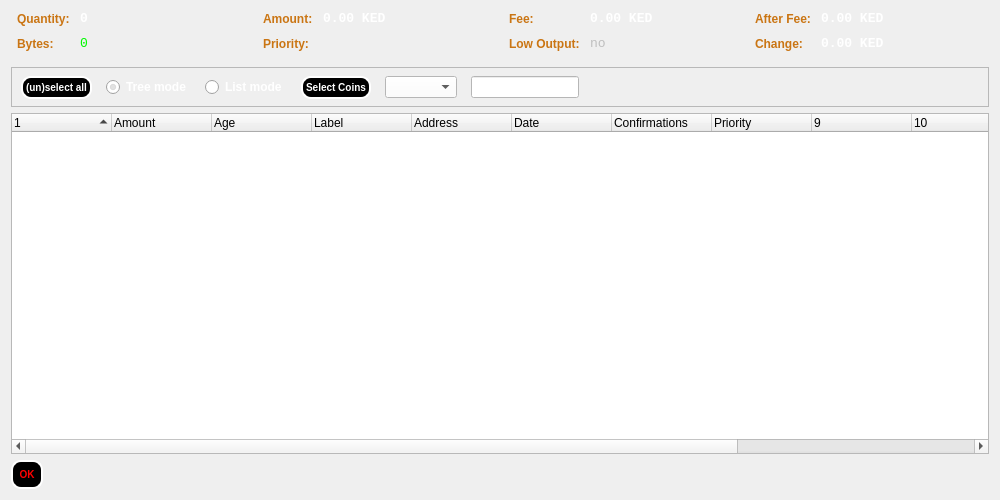
<?xml version="1.0" encoding="UTF-8"?>
<ui version="4.0">
 <class>CoinControlDialog</class>
 <widget class="QDialog" name="CoinControlDialog">
  <property name="geometry">
   <rect>
    <x>0</x>
    <y>0</y>
    <width>1000</width>
    <height>500</height>
   </rect>
  </property>
  <property name="cursor">
   <cursorShape>ArrowCursor</cursorShape>
  </property>
  <property name="windowTitle">
   <string>Coin Control</string>
  </property>
  <property name="styleSheet">
   <string notr="true">QDialog { background : #000000; color: orange; border-radius:10px; };</string>
  </property>
  <layout class="QVBoxLayout" name="verticalLayout">
   <item>
    <layout class="QHBoxLayout" name="horizontalLayoutTop" stretch="0,0,0,0">
     <property name="topMargin">
      <number>0</number>
     </property>
     <property name="bottomMargin">
      <number>10</number>
     </property>
     <item>
      <layout class="QFormLayout" name="formLayoutCoinControl1">
       <property name="horizontalSpacing">
        <number>10</number>
       </property>
       <property name="verticalSpacing">
        <number>10</number>
       </property>
       <property name="leftMargin">
        <number>6</number>
       </property>
       <property name="rightMargin">
        <number>6</number>
       </property>
       <item row="0" column="0">
        <widget class="QLabel" name="labelCoinControlQuantityText">
         <property name="styleSheet">
          <string notr="true">QLabel {color:rgb(202, 117, 19); font-weight:bold;}</string>
         </property>
         <property name="text">
          <string>Quantity:</string>
         </property>
        </widget>
       </item>
       <item row="0" column="1">
        <widget class="QLabel" name="labelCoinControlQuantity">
         <property name="styleSheet">
          <string notr="true">QLabel {color:rgb(255, 255, 255); font-weight:bold;}</string>
         </property>
         <property name="font">
          <font>
           <family>Monospace</family>
           <pointsize>10</pointsize>
          </font>
         </property>
         <property name="cursor">
          <cursorShape>IBeamCursor</cursorShape>
         </property>
         <property name="contextMenuPolicy">
          <enum>Qt::ActionsContextMenu</enum>
         </property>
         <property name="text">
          <string>0</string>
         </property>
         <property name="textInteractionFlags">
          <set>Qt::LinksAccessibleByMouse|Qt::TextSelectableByKeyboard|Qt::TextSelectableByMouse</set>
         </property>
        </widget>
       </item>
       <item row="1" column="0">
        <widget class="QLabel" name="labelCoinControlBytesText">
         <property name="styleSheet">
          <string notr="true">QLabel {color:rgb(202, 117, 19); font-weight:bold;}</string>
         </property>
         <property name="text">
          <string>Bytes:</string>
         </property>
        </widget>
       </item>
       <item row="1" column="1">
        <widget class="QLabel" name="labelCoinControlBytes">
         <property name="palette">
          <palette>
           <active>
            <colorrole role="WindowText">
             <brush brushstyle="SolidPattern">
              <color alpha="255">
               <red>0</red>
               <green>250</green>
               <blue>0</blue>
              </color>
             </brush>
            </colorrole>
           </active>
           <inactive>
            <colorrole role="WindowText">
             <brush brushstyle="SolidPattern">
              <color alpha="255">
               <red>0</red>
               <green>250</green>
               <blue>0</blue>
              </color>
             </brush>
            </colorrole>
           </inactive>
          </palette> 
         </property>
         <property name="font">
          <font>
           <family>Monospace</family>
           <pointsize>10</pointsize>
          </font>
         </property>
         <property name="cursor">
          <cursorShape>IBeamCursor</cursorShape>
         </property>
         <property name="contextMenuPolicy">
          <enum>Qt::ActionsContextMenu</enum>
         </property>
         <property name="text">
          <string>0</string>
         </property>
         <property name="textInteractionFlags">
          <set>Qt::LinksAccessibleByMouse|Qt::TextSelectableByKeyboard|Qt::TextSelectableByMouse</set>
         </property>
        </widget>
       </item>
      </layout>
     </item>
     <item>
      <layout class="QFormLayout" name="formLayoutCoinControl2">
       <property name="horizontalSpacing">
        <number>10</number>
       </property>
       <property name="verticalSpacing">
        <number>10</number>
       </property>
       <property name="leftMargin">
        <number>6</number>
       </property>
       <property name="rightMargin">
        <number>6</number>
       </property>
       <item row="0" column="0">
        <widget class="QLabel" name="labelCoinControlAmountText">
         <property name="styleSheet">
          <string notr="true">QLabel {color:rgb(202, 117, 19); font-weight:bold;}</string>
         </property>
         <property name="text">
          <string>Amount:</string>
         </property>
        </widget>
       </item>
       <item row="0" column="1">
        <widget class="QLabel" name="labelCoinControlAmount">
         <property name="styleSheet">
          <string notr="true">QLabel {color:rgb(255, 255, 255);}</string>
         </property>
         <property name="font">
          <font>
           <family>Monospace</family>
           <pointsize>10</pointsize>
           <bold>true</bold>
          </font>
         </property>
         <property name="cursor">
          <cursorShape>IBeamCursor</cursorShape>
         </property>
         <property name="contextMenuPolicy">
          <enum>Qt::ActionsContextMenu</enum>
         </property>
         <property name="text">
          <string>0.00 KED</string>
         </property>
         <property name="textInteractionFlags">
          <set>Qt::LinksAccessibleByMouse|Qt::TextSelectableByKeyboard|Qt::TextSelectableByMouse</set>
         </property>
        </widget>
       </item>
       <item row="1" column="0">
        <widget class="QLabel" name="labelCoinControlPriorityText">
         <property name="styleSheet">
          <string notr="true">QLabel {color:rgb(202, 117, 19); font-weight:bold;}</string>
         </property>
         <property name="text">
          <string>Priority:</string>
         </property>
        </widget>
       </item>
       <item row="1" column="1">
        <widget class="QLabel" name="labelCoinControlPriority">
         <property name="palette">
          <palette>
           <active>
            <colorrole role="WindowText">
             <brush brushstyle="SolidPattern">
              <color alpha="255">
               <red>250</red>
               <green>250</green>
               <blue>250</blue>
              </color>
             </brush>
            </colorrole>
           </active>
           <inactive>
            <colorrole role="WindowText">
             <brush brushstyle="SolidPattern">
              <color alpha="255">
               <red>250</red>
               <green>250</green>
               <blue>250</blue>
              </color>
             </brush>
            </colorrole>
           </inactive>
          </palette> 
         </property>
         <property name="font">
          <font>
           <family>Monospace</family>
           <pointsize>10</pointsize>
          </font>
         </property>
         <property name="cursor">
          <cursorShape>IBeamCursor</cursorShape>
         </property>
         <property name="contextMenuPolicy">
          <enum>Qt::ActionsContextMenu</enum>
         </property>
         <property name="text">
          <string/>
         </property>
         <property name="textInteractionFlags">
          <set>Qt::LinksAccessibleByMouse|Qt::TextSelectableByKeyboard|Qt::TextSelectableByMouse</set>
         </property>
        </widget>
       </item>
      </layout>
     </item>
     <item>
      <layout class="QFormLayout" name="formLayoutCoinControl3">
       <property name="horizontalSpacing">
        <number>10</number>
       </property>
       <property name="verticalSpacing">
        <number>10</number>
       </property>
       <property name="leftMargin">
        <number>6</number>
       </property>
       <property name="rightMargin">
        <number>6</number>
       </property>
       <item row="0" column="0">
        <widget class="QLabel" name="labelCoinControlFeeText">
         <property name="styleSheet">
          <string notr="true">QLabel {color:rgb(202, 117, 19); font-weight:bold;}</string>
         </property>
         <property name="text">
          <string>Fee:</string>
         </property>
        </widget>
       </item>
       <item row="0" column="1">
        <widget class="QLabel" name="labelCoinControlFee">
         <property name="styleSheet">
          <string notr="true">QLabel {color:rgb(255, 255, 255); font-weight:bold;}</string>
         </property>
         <property name="font">
          <font>
           <family>Monospace</family>
           <pointsize>10</pointsize>
          </font>
         </property>
         <property name="cursor">
          <cursorShape>IBeamCursor</cursorShape>
         </property>
         <property name="contextMenuPolicy">
          <enum>Qt::ActionsContextMenu</enum>
         </property>
         <property name="text">
          <string>0.00 KED</string>
         </property>
         <property name="textInteractionFlags">
          <set>Qt::LinksAccessibleByMouse|Qt::TextSelectableByKeyboard|Qt::TextSelectableByMouse</set>
         </property>
        </widget>
       </item>
       <item row="1" column="0">
        <widget class="QLabel" name="labelCoinControlLowOutputText">
         <property name="enabled">
          <bool>false</bool>
         </property>
         <property name="styleSheet">
          <string notr="true">QLabel {color:rgb(202, 117, 19); font-weight:bold;}</string>
         </property>
         <property name="text">
          <string>Low Output:</string>
         </property>
        </widget>
       </item>
       <item row="1" column="1">
        <widget class="QLabel" name="labelCoinControlLowOutput">
         <property name="enabled">
          <bool>false</bool>
         </property>
         <property name="font">
          <font>
           <family>Monospace</family>
           <pointsize>10</pointsize>
          </font>
         </property>
         <property name="cursor">
          <cursorShape>IBeamCursor</cursorShape>
         </property>
         <property name="contextMenuPolicy">
          <enum>Qt::ActionsContextMenu</enum>
         </property>
         <property name="text">
          <string>no</string>
         </property>
         <property name="textInteractionFlags">
          <set>Qt::LinksAccessibleByMouse|Qt::TextSelectableByKeyboard|Qt::TextSelectableByMouse</set>
         </property>
        </widget>
       </item>
      </layout>
     </item>
     <item>
      <layout class="QFormLayout" name="formLayoutCoinControl4">
       <property name="horizontalSpacing">
        <number>10</number>
       </property>
       <property name="verticalSpacing">
        <number>10</number>
       </property>
       <property name="leftMargin">
        <number>6</number>
       </property>
       <property name="rightMargin">
        <number>6</number>
       </property>
       <item row="0" column="0">
        <widget class="QLabel" name="labelCoinControlAfterFeeText">
         <property name="styleSheet">
          <string notr="true">QLabel {color:rgb(202, 117, 19); font-weight:bold;}</string>
         </property>
         <property name="text">
          <string>After Fee:</string>
         </property>
        </widget>
       </item>
       <item row="0" column="1">
        <widget class="QLabel" name="labelCoinControlAfterFee">
         <property name="styleSheet">
          <string notr="true">QLabel {color:rgb(255, 255, 255); font-weight:bold;}</string>
         </property>
         <property name="font">
          <font>
           <family>Monospace</family>
           <pointsize>10</pointsize>
          </font>
         </property>
         <property name="cursor">
          <cursorShape>IBeamCursor</cursorShape>
         </property>
         <property name="contextMenuPolicy">
          <enum>Qt::ActionsContextMenu</enum>
         </property>
         <property name="text">
          <string>0.00 KED</string>
         </property>
         <property name="textInteractionFlags">
          <set>Qt::LinksAccessibleByMouse|Qt::TextSelectableByKeyboard|Qt::TextSelectableByMouse</set>
         </property>
        </widget>
       </item>
       <item row="1" column="0">
        <widget class="QLabel" name="labelCoinControlChangeText">
         <property name="enabled">
          <bool>false</bool>
         </property>
         <property name="styleSheet">
          <string notr="true">QLabel {color:rgb(202, 117, 19); font-weight:bold;}</string>
         </property>
         <property name="text">
          <string>Change:</string>
         </property>
        </widget>
       </item>
       <item row="1" column="1">
        <widget class="QLabel" name="labelCoinControlChange">
         <property name="styleSheet">
          <string notr="true">QLabel {color:rgb(255, 255, 255); font-weight:bold;}</string>
         </property>
         <property name="enabled">
          <bool>false</bool>
         </property>
         <property name="font">
          <font>
           <family>Monospace</family>
           <pointsize>10</pointsize>
          </font>
         </property>
         <property name="cursor">
          <cursorShape>IBeamCursor</cursorShape>
         </property>
         <property name="contextMenuPolicy">
          <enum>Qt::ActionsContextMenu</enum>
         </property>
         <property name="text">
          <string>0.00 KED</string>
         </property>
         <property name="textInteractionFlags">
          <set>Qt::LinksAccessibleByMouse|Qt::TextSelectableByKeyboard|Qt::TextSelectableByMouse</set>
         </property>
        </widget>
       </item>
      </layout>
     </item>
    </layout>
   </item>
   <item>
    <widget class="QFrame" name="frame">
     <property name="minimumSize">
      <size>
       <width>0</width>
       <height>40</height>
      </size>
     </property>
     <property name="frameShape">
      <enum>QFrame::StyledPanel</enum>
     </property>
     <property name="frameShadow">
      <enum>QFrame::Sunken</enum>
     </property>
     <widget class="QWidget" name="horizontalLayoutWidget">
      <property name="geometry">
       <rect>
        <x>10</x>
        <y>0</y>
        <width>781</width>
        <height>41</height>
       </rect>
      </property>
      <layout class="QHBoxLayout" name="horizontalLayoutPanel" stretch="0,0,0,0,0">
       <property name="spacing">
        <number>14</number>
       </property>
       <item>
        <widget class="QPushButton" name="pushButtonSelectAll">
         <property name="styleSheet">
          <string notr="true">QPushButton {padding: 3px;background : #000000 ;border-radius:10px; border-color: white; color: white; border-style: solid; border-width: 2px;font: bold 10px;min-width: 8em;}</string>
         </property>
         <property name="sizePolicy">
          <sizepolicy hsizetype="Maximum" vsizetype="Fixed">
           <horstretch>0</horstretch>
           <verstretch>0</verstretch>
          </sizepolicy>
         </property>
         <property name="text">
          <string>(un)select all</string>
         </property>
        </widget>
       </item>
       <item>
        <widget class="QRadioButton" name="radioTreeMode">
         <property name="sizePolicy">
          <sizepolicy hsizetype="Maximum" vsizetype="Fixed">
           <horstretch>0</horstretch>
           <verstretch>0</verstretch>
          </sizepolicy>
         </property>
         <property name="styleSheet">
          <string notr="true">QRadioButton {color: white; font-weight:bold;}</string>
         </property>
         <property name="text">
          <string>Tree mode</string>
         </property>
         <property name="checked">
          <bool>true</bool>
         </property>
        </widget>
       </item>
       <item>
        <widget class="QRadioButton" name="radioListMode">
         <property name="sizePolicy">
          <sizepolicy hsizetype="Maximum" vsizetype="Fixed">
           <horstretch>0</horstretch>
           <verstretch>0</verstretch>
          </sizepolicy>
         </property>
         <property name="styleSheet">
          <string notr="true">QRadioButton {color: white; font-weight:bold;}</string>
         </property>
         <property name="text">
          <string>List mode</string>
         </property>
        </widget>
       </item>
       <item>
        <widget class="QPushButton" name="pushButtonCustomCC">
         <property name="styleSheet">
          <string notr="true">QPushButton {padding: 3px; background : #000000; border-radius: 10px; border-color: white; color: white; border-style: solid; border-width: 2px; font: bold 10px; min-width: 8em;}</string>
         </property>
         <property name="text">
          <string>Select Coins</string>
         </property>
        </widget>
       </item>
       <item>
        <widget class="QComboBox" name="QComboBoxFilterCoins">
         <property name="styleSheet">
          <string notr="true">QComboBox { background : white }</string>
         </property>
        </widget>
       </item>
       <item>
        <widget class="QLineEdit" name="lineEditCustomCC">
         <property name="styleSheet">
          <string notr="true">QLineEdit { background : white }</string>
         </property>
         <property name="enabled">
          <bool>true</bool>
         </property>
         <property name="sizePolicy">
          <sizepolicy hsizetype="Fixed" vsizetype="Fixed">
           <horstretch>0</horstretch>
           <verstretch>0</verstretch>
          </sizepolicy>
         </property>
         <property name="baseSize">
          <size>
           <width>50</width>
           <height>0</height>
          </size>
         </property>
        </widget>
       </item>
       <item>
        <spacer name="horizontalSpacer">
         <property name="orientation">
          <enum>Qt::Horizontal</enum>
         </property>
         <property name="sizeHint" stdset="0">
          <size>
           <width>40</width>
           <height>20</height>
          </size>
         </property>
        </spacer>
       </item>
      </layout>
     </widget>
    </widget>
   </item>
   <item>
    <widget class="CoinControlTreeWidget" name="treeWidget">
     <property name="contextMenuPolicy">
      <enum>Qt::CustomContextMenu</enum>
     </property>
     <property name="sortingEnabled">
      <bool>false</bool>
     </property>
     <property name="columnCount">
      <number>13</number>
     </property>
     <attribute name="headerShowSortIndicator" stdset="0">
      <bool>true</bool>
     </attribute>
     <attribute name="headerStretchLastSection">
      <bool>false</bool>
     </attribute>
     <column>
      <property name="text">
       <string/>
      </property>
     </column>
     <column>
      <property name="text">
       <string>Amount</string>
      </property>
     </column>
     <column>
      <property name="text">
       <string>Age</string>
      </property>
     </column>
     <column>
      <property name="text">
       <string>Label</string>
      </property>
     </column>
     <column>
      <property name="text">
       <string>Address</string>
      </property>
     </column>
     <column>
      <property name="text">
       <string>Date</string>
      </property>
     </column>
     <column>
      <property name="text">
       <string>Confirmations</string>
      </property>
      <property name="toolTip">
       <string>Confirmed</string>
      </property>
     </column>
     <column>
      <property name="text">
       <string>Priority</string>
      </property>
     </column>
     <column>
      <property name="text">
       <string/>
      </property>
     </column>
     <column>
      <property name="text">
       <string/>
      </property>
     </column>
     <column>
      <property name="text">
       <string/>
      </property>
     </column>
     <column>
      <property name="text">
       <string/>
      </property>
     </column>
     <column>
      <property name="text">
       <string/>
      </property>
     </column>
    </widget>
   </item>
   <item>
    <widget class="QDialogButtonBox" name="buttonBox">
     <property name="styleSheet">
      <string notr="true">QPushButton { background: black; border-radius: 10px; border-color: white; color: red;  border-style: solid; border-width: 2px; font: bold 10px; min-width: 5em; padding: 6px;}</string>
     </property>
     <property name="sizePolicy">
      <sizepolicy hsizetype="Maximum" vsizetype="Fixed">
       <horstretch>0</horstretch>
       <verstretch>0</verstretch>
      </sizepolicy>
     </property>
     <property name="orientation">
      <enum>Qt::Horizontal</enum>
     </property>
     <property name="standardButtons">
      <set>QDialogButtonBox::Ok</set>
     </property>
    </widget>
   </item>
  </layout>
 </widget>
 <customwidgets>
  <customwidget>
   <class>CoinControlTreeWidget</class>
   <extends>QTreeWidget</extends>
   <header>coincontroltreewidget.h</header>
  </customwidget>
 </customwidgets>
 <resources/>
 <connections/>
</ui>
